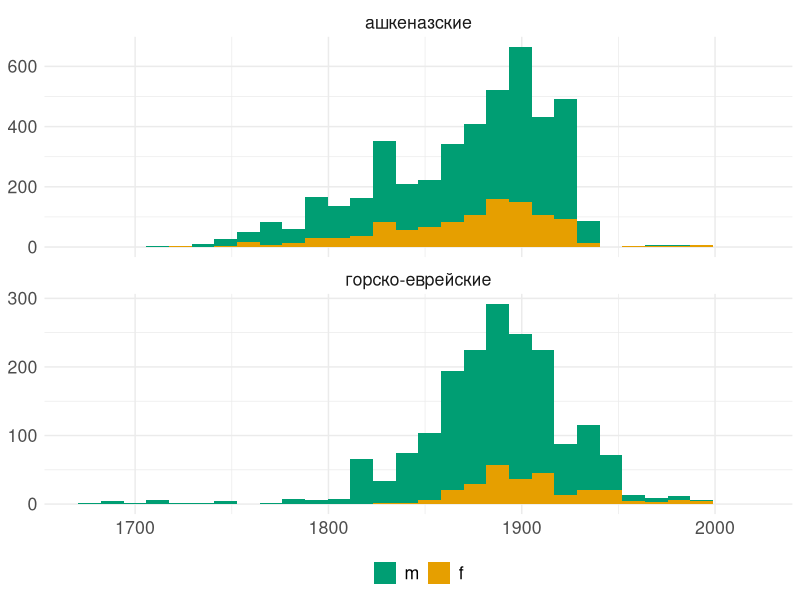

Recreate this plot in R.
## ---- chunk 1
#| include: false
# setwd("/home/agricolamz/work/materials/2024.04.20_epigraphy/cleaned")
library(tidyverse)
theme_set(theme_minimal() + theme(text = element_text(size = 16), legend.position = "bottom"))

readxl::read_xlsx("full_dataset.xlsx") |> 
  mutate(year = as.double(year)) ->
  df

df |> 
  distinct(code, region) |> 
  count(region) ->
  tombs
## ---- chunk 2
df |> 
  count(gender)
## ---- chunk 3
df |> 
  count(region, gender) |> 
  pivot_wider(names_from = region, values_from = n)
## ---- chunk 4
df |> 
  mutate(gender = factor(gender, levels = c("m", "f"))) |> 
  ggplot(aes(year, fill = gender))+
  geom_histogram(bins = 30, position = "identity")+
  facet_wrap(~region, nrow = 2, scales = "free_y")+
  labs(x = NULL, y = NULL, fill = NULL)+
  scale_fill_manual(values = c("#009E73", "#E69F00"))
